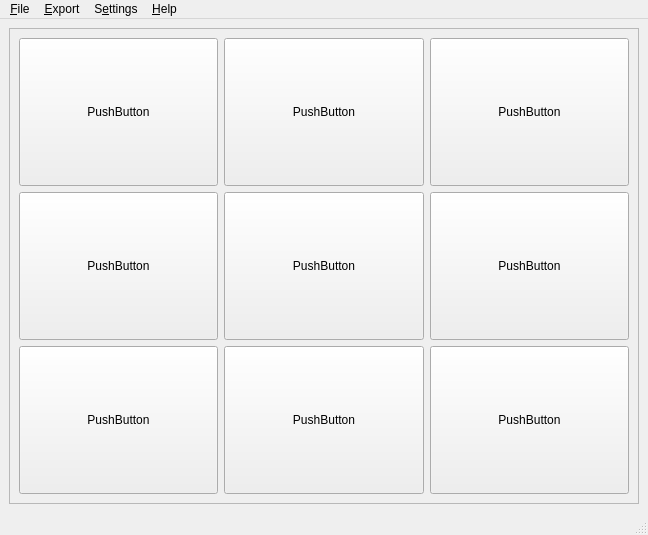
<?xml version="1.0" encoding="UTF-8"?>
<ui version="4.0">
 <class>PanelGenerator</class>
 <widget class="QMainWindow" name="PanelGenerator">
  <property name="geometry">
   <rect>
    <x>0</x>
    <y>0</y>
    <width>648</width>
    <height>535</height>
   </rect>
  </property>
  <property name="minimumSize">
   <size>
    <width>0</width>
    <height>100</height>
   </size>
  </property>
  <property name="windowTitle">
   <string>MainWindow</string>
  </property>
  <widget class="QWidget" name="centralwidget">
   <layout class="QVBoxLayout" name="verticalLayout">
    <item>
     <widget class="QScrollArea" name="scrollArea">
      <property name="widgetResizable">
       <bool>true</bool>
      </property>
      <widget class="QWidget" name="scrollAreaWidgetContents">
       <property name="geometry">
        <rect>
         <x>0</x>
         <y>0</y>
         <width>628</width>
         <height>474</height>
        </rect>
       </property>
       <property name="minimumSize">
        <size>
         <width>400</width>
         <height>300</height>
        </size>
       </property>
       <layout class="QVBoxLayout" name="verticalLayout_2">
        <item>
         <layout class="QGridLayout" name="gridLayout">
          <item row="2" column="2">
           <widget class="QPushButton" name="pushButton_9">
            <property name="sizePolicy">
             <sizepolicy hsizetype="MinimumExpanding" vsizetype="MinimumExpanding">
              <horstretch>0</horstretch>
              <verstretch>0</verstretch>
             </sizepolicy>
            </property>
            <property name="text">
             <string>PushButton</string>
            </property>
           </widget>
          </item>
          <item row="1" column="1">
           <widget class="QPushButton" name="pushButton_4">
            <property name="sizePolicy">
             <sizepolicy hsizetype="MinimumExpanding" vsizetype="MinimumExpanding">
              <horstretch>0</horstretch>
              <verstretch>0</verstretch>
             </sizepolicy>
            </property>
            <property name="text">
             <string>PushButton</string>
            </property>
           </widget>
          </item>
          <item row="0" column="1">
           <widget class="QPushButton" name="pushButton_3">
            <property name="sizePolicy">
             <sizepolicy hsizetype="MinimumExpanding" vsizetype="MinimumExpanding">
              <horstretch>0</horstretch>
              <verstretch>0</verstretch>
             </sizepolicy>
            </property>
            <property name="text">
             <string>PushButton</string>
            </property>
           </widget>
          </item>
          <item row="2" column="1">
           <widget class="QPushButton" name="pushButton_6">
            <property name="sizePolicy">
             <sizepolicy hsizetype="MinimumExpanding" vsizetype="MinimumExpanding">
              <horstretch>0</horstretch>
              <verstretch>0</verstretch>
             </sizepolicy>
            </property>
            <property name="text">
             <string>PushButton</string>
            </property>
           </widget>
          </item>
          <item row="0" column="2">
           <widget class="QPushButton" name="pushButton_7">
            <property name="sizePolicy">
             <sizepolicy hsizetype="MinimumExpanding" vsizetype="MinimumExpanding">
              <horstretch>0</horstretch>
              <verstretch>0</verstretch>
             </sizepolicy>
            </property>
            <property name="text">
             <string>PushButton</string>
            </property>
           </widget>
          </item>
          <item row="0" column="0">
           <widget class="QPushButton" name="pushButton">
            <property name="sizePolicy">
             <sizepolicy hsizetype="MinimumExpanding" vsizetype="MinimumExpanding">
              <horstretch>0</horstretch>
              <verstretch>0</verstretch>
             </sizepolicy>
            </property>
            <property name="text">
             <string>PushButton</string>
            </property>
           </widget>
          </item>
          <item row="1" column="0">
           <widget class="QPushButton" name="pushButton_2">
            <property name="sizePolicy">
             <sizepolicy hsizetype="MinimumExpanding" vsizetype="MinimumExpanding">
              <horstretch>0</horstretch>
              <verstretch>0</verstretch>
             </sizepolicy>
            </property>
            <property name="text">
             <string>PushButton</string>
            </property>
           </widget>
          </item>
          <item row="1" column="2">
           <widget class="QPushButton" name="pushButton_8">
            <property name="sizePolicy">
             <sizepolicy hsizetype="MinimumExpanding" vsizetype="MinimumExpanding">
              <horstretch>0</horstretch>
              <verstretch>0</verstretch>
             </sizepolicy>
            </property>
            <property name="text">
             <string>PushButton</string>
            </property>
           </widget>
          </item>
          <item row="2" column="0">
           <widget class="QPushButton" name="pushButton_5">
            <property name="sizePolicy">
             <sizepolicy hsizetype="MinimumExpanding" vsizetype="MinimumExpanding">
              <horstretch>0</horstretch>
              <verstretch>0</verstretch>
             </sizepolicy>
            </property>
            <property name="text">
             <string>PushButton</string>
            </property>
           </widget>
          </item>
         </layout>
        </item>
       </layout>
      </widget>
     </widget>
    </item>
   </layout>
  </widget>
  <widget class="QMenuBar" name="menubar">
   <property name="geometry">
    <rect>
     <x>0</x>
     <y>0</y>
     <width>648</width>
     <height>21</height>
    </rect>
   </property>
   <widget class="QMenu" name="menuLoad">
    <property name="title">
     <string>&amp;File</string>
    </property>
    <addaction name="actionImport_File"/>
    <addaction name="actionSave"/>
    <addaction name="actionSave_As"/>
   </widget>
   <widget class="QMenu" name="menuExport">
    <property name="title">
     <string>&amp;Export</string>
    </property>
    <addaction name="actionPanels_File"/>
    <addaction name="separator"/>
    <addaction name="actionWin_Package"/>
    <addaction name="actionMac_Package"/>
    <addaction name="actionLinux_Package"/>
    <addaction name="separator"/>
   </widget>
   <widget class="QMenu" name="menuHelp">
    <property name="title">
     <string>&amp;Help</string>
    </property>
    <addaction name="actionDocumentation"/>
   </widget>
   <widget class="QMenu" name="menuSettings">
    <property name="title">
     <string>S&amp;ettings</string>
    </property>
    <addaction name="actionPanel_Name"/>
    <addaction name="actionPanel_ID"/>
    <addaction name="actionLaunch_Panel"/>
   </widget>
   <addaction name="menuLoad"/>
   <addaction name="menuExport"/>
   <addaction name="menuSettings"/>
   <addaction name="menuHelp"/>
  </widget>
  <widget class="QStatusBar" name="statusbar"/>
  <action name="actionSave">
   <property name="text">
    <string>&amp;Save</string>
   </property>
   <property name="shortcut">
    <string>Ctrl+S</string>
   </property>
  </action>
  <action name="actionSave_As">
   <property name="text">
    <string>Save &amp;As...</string>
   </property>
  </action>
  <action name="actionImport_File">
   <property name="text">
    <string>&amp;Import Panels File</string>
   </property>
   <property name="shortcut">
    <string>Ctrl+O</string>
   </property>
  </action>
  <action name="actionWin_Package">
   <property name="text">
    <string>Portable &amp;Windows Package</string>
   </property>
   <property name="shortcut">
    <string>F5</string>
   </property>
  </action>
  <action name="actionDocumentation">
   <property name="text">
    <string>&amp;Documentation</string>
   </property>
   <property name="shortcut">
    <string>F1</string>
   </property>
  </action>
  <action name="actionPanel_Name">
   <property name="text">
    <string>Panel Name</string>
   </property>
  </action>
  <action name="actionPanel_ID">
   <property name="text">
    <string>Panel ID</string>
   </property>
  </action>
  <action name="actionLaunch_Panel">
   <property name="checkable">
    <bool>false</bool>
   </property>
   <property name="text">
    <string>Launch Panel:</string>
   </property>
  </action>
  <action name="actionDelete_Panel">
   <property name="text">
    <string>Delete Panel</string>
   </property>
  </action>
  <action name="actionPanels_File">
   <property name="text">
    <string>&amp;Panels File</string>
   </property>
  </action>
  <action name="actionMac_Package">
   <property name="text">
    <string>Portable &amp;macOS Package</string>
   </property>
  </action>
  <action name="actionLinux_Package">
   <property name="text">
    <string>Portable Linux Package</string>
   </property>
  </action>
 </widget>
 <resources/>
 <connections/>
</ui>
